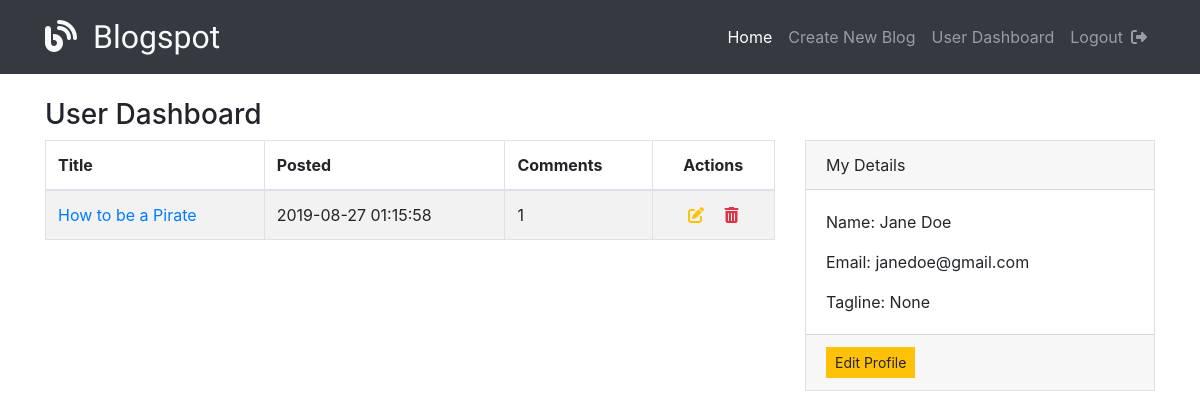
The page /users/3 (signed in) on the database its author committed.
### models.py (models this page shows, shortened)
class Blog(db.Model):
    __tablename__ = "blogs"
    id = db.Column(db.Integer, primary_key=True)
    title = db.Column(db.String(55))
    content = db.Column(db.Text)
    user_id = db.Column(db.Integer, db.ForeignKey('user.id'), nullable=False)
    user = db.relationship('User', foreign_keys=[user_id], backref="user_blogs")
    pic_filepath = db.Column(db.Text)
    created_at = db.Column(db.DateTime, server_default=func.now())
    updated_at = db.Column(db.DateTime, server_default=func.now(), onupdate=func.now())
    blog_has_tags = relationship('BlogTag', cascade="all, delete-orphan")

class User(db.Model):
    __tablename__ = "user"
    id = db.Column(db.Integer, primary_key=True)
    first_name = db.Column(db.String(45))
    last_name = db.Column(db.String(45))
    tagline = db.Column(db.String(100))
    twitter = db.Column(db.String(15))
    instagram = db.Column(db.String(30))
    facebook = db.Column(db.String(50))
    email = db.Column(db.String(45))
    password = db.Column(db.String(100))
    created_at = db.Column(db.DateTime, server_default=func.now())
    updated_at = db.Column(db.DateTime, server_default=func.now(), onupdate=func.now())

### controller_functions.py (the view)
def show_user(id):
    user = User.query.get(id)
    return render_template('user.html', user=user)

### templates/user.html (shortened to what this page needs)
<!DOCTYPE html>
<html lang="en">
  <head>
    <link rel="stylesheet" href="https://stackpath.bootstrapcdn.com/bootstrap/4.3.1/css/bootstrap.min.css"
>
    <link href="{{url_for('static', filename='css/styles.css')}}" rel="stylesheet">
  </head>
  <body>
      {% include 'navbar.html' with context %}
  <div class="container mt-4">
  {% if session['userid'] == user.id %}
  <h3>User Dashboard</h3>
    <div class="row">
    <div class="col col-8">
      <table class="table table-bordered table-striped">
        <thead>
          <tr>
            <th>Title</th>
            <th>Posted</th>
            <th>Comments</th>
            <th class="text-center">Actions</th>
          </tr>
        </thead>
        <tbody>
          {%  for blog in user.user_blogs %}
          <tr>
            <td>
              <a href="/blogs/{{ blog.id }}">{{ blog.title }}</a>
            </td>
            <td>{{ blog.created_at }}</td>
            <td>{{ blog.blog_comments | length }}</td>
            <td class="text-center">
              <a href="/blogs/{{ blog.id }}/edit" class="text-warning mx-2"><i class="fas fa-edit"></i></a>
              <a href="/blogs/{{ blog.id }}/delete" class="text-danger mx-2"><i class="fas fa-trash-alt"></i></a></td>
          </tr>
          {% endfor %}
        </tbody>
      </table>
    </div>
    <div class="col col-4">
      <div class="card">
        <div class="card-header">My Details</div>
        <div class="card-body">
          <p class="card-text">
            Name: {{ user.first_name }} {{ user.last_name }}
          </p>
          <p class="card-text">
            Email: {{ user.email }}
          </p>
          <p class="card-text">
            Tagline: {{ user.tagline }}
          </p>
        </div>
        <div class="card-footer">
          <a href="/users/{{ user.id }}/edit" class="btn btn-sm btn-warning">Edit Profile</a>
        </div>
      </div>
    </div>
    </div>
  {% endif %}
  </div>
  </body>
</html>

### static/css/styles.css (style rules this page uses)
* { margin: 0; padding: 0; }
.btn { border-radius: 0 !important; }
.card { border-radius: 0 !important; }

### rows shown on the page
Blog: title "How to be a Pirate", created_at "2019-08-27 01:15:58", blog_comments|length "1"
User: first_name "Jane", last_name "Doe", email "janedoe@gmail.com", tagline "None"
